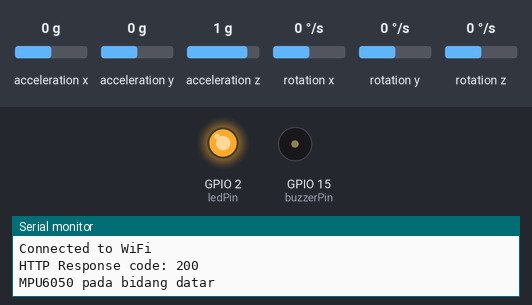
Simulated run of this sketch. Board: ESP32. Parts: output pins drawn as LEDs (lit = HIGH), buzzer (waves = sounding), the last lines printed to the serial monitor. The test bench sets the inputs (shaded band); at power-on: rotation x 0 °/s, acceleration x 0 g, acceleration y 0 g, acceleration z 1 g, rotation y 0 °/s, rotation z 0 °/s. WiFi joins after 1.5 s; servers stay silent unless stated; uploads are accepted with an empty reply.

Above: at 6.2 s.
6.3 s: rotation x set to -192 °/s
At 8.0 s:
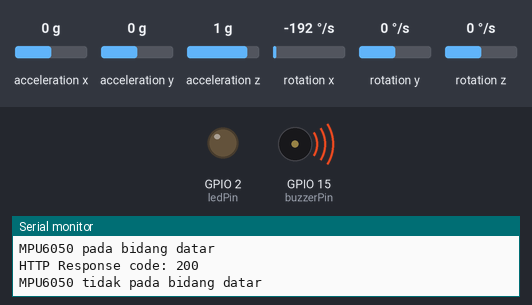
9.1 s: rotation x set to 0 °/s
At 11.1 s:
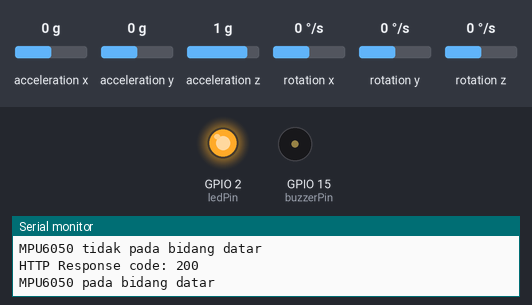
11.5 s: rotation x set to -100 °/s
At 13.1 s:
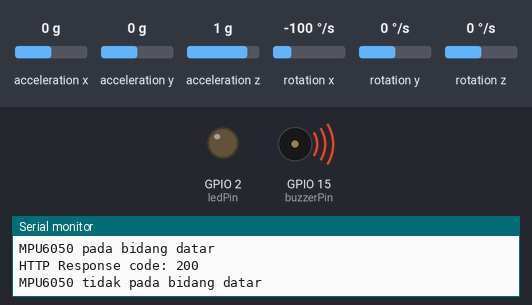
Timing chart, 0 to 14.6 s (numbered marks = the images above; inputs shaded):
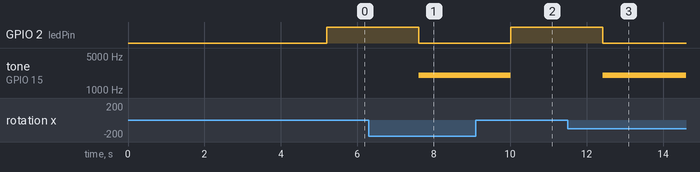

The sketch:

Arduino_Script_With_DBMS.ino
```cpp
#include <Wire.h>
#include <MPU6050_tockn.h>
#include <WiFi.h>
#include <HTTPClient.h>

const char* ssid = "Xiaomi";
const char* password = "XiaomiChina";

MPU6050 mpu(Wire);

int16_t ax, ay, az;
int16_t gx, gy, gz;

const int buzzerPin = 15; // Buzzer Pin
const int ledPin = 2;    // LED Pin
const float threshold = 5.0; // Threshold angle change

const char* serverUrl = "http://192.168.100.182/piranti_cerdas_M6/insert_data.php"; // Replace with your server address

void setup() {
  Wire.begin();
  mpu.begin();
  mpu.calcGyroOffsets(true);

  pinMode(buzzerPin, OUTPUT);
  pinMode(ledPin, OUTPUT);

  Serial.begin(9600);
  WiFi.begin(ssid, password);
  while (WiFi.status() != WL_CONNECTED) {
    delay(1000);
    Serial.println("Connecting to WiFi...");
  }
  Serial.println("Connected to WiFi");
}

void loop() {
  mpu.update();

  int16_t gxNew = mpu.getGyroX();
  int16_t gyNew = mpu.getGyroY();
  int16_t gzNew = mpu.getGyroZ();

  float angleX = atan2(gxNew, sqrt(gyNew * gyNew + gzNew * gzNew)) * 180 / PI;
  float angleY = atan2(gyNew, sqrt(gxNew * gxNew + gzNew * gzNew)) * 180 / PI;

  if (abs(angleX) > threshold || abs(angleY) > threshold) {
    // MPU6050 not on a flat surface
    sendData(angleX, angleY, "Tidak pada bidang datar");
    tone(buzzerPin, 2000);
    digitalWrite(ledPin, LOW);
    Serial.println("MPU6050 tidak pada bidang datar");
  } else {
    // MPU6050 on a flat surface
    sendData(angleX, angleY, "Pada bidang datar");
    noTone(buzzerPin);
    digitalWrite(ledPin, HIGH);
    Serial.println("MPU6050 pada bidang datar");
  }

  delay(1000);
}

void sendData(float angleX, float angleY, const char* status) {
  HTTPClient http;
  http.begin(serverUrl);

  String data = "angleX=" + String(angleX) + "&angleY=" + String(angleY) + "&status=" + String(status);

  http.addHeader("Content-Type", "application/x-www-form-urlencoded");

  int httpResponseCode = http.POST(data);

  if (httpResponseCode > 0) {
    Serial.print("HTTP Response code: ");
    Serial.println(httpResponseCode);
  } else {
    Serial.println("Error on HTTP request");
  }

  http.end();
}
```

Measured:
- after the input at 6.3 s, GPIO 2 (ledPin): HIGH → LOW after 1.3 s; tone on GPIO 15 (buzzerPin): silent → 2000 Hz after 1.3 s
- after the input at 9.1 s, GPIO 2 (ledPin): LOW → HIGH after 0.91 s; tone on GPIO 15 (buzzerPin): 2000 Hz → silent after 0.91 s
- after the input at 11.5 s, GPIO 2 (ledPin): HIGH → LOW after 0.92 s; tone on GPIO 15 (buzzerPin): silent → 2000 Hz after 0.92 s
